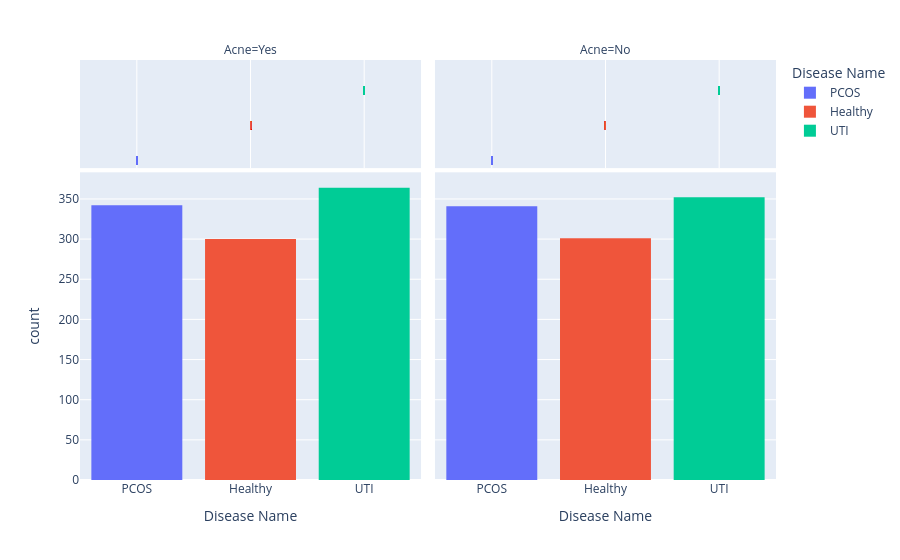

Notebook source saved alongside this figure:
### Markdown cell above
### The insights from the dataset are as follows::

1. **No Null Values**:
   - There are no null values in the dataset, ensuring that machine learning models or data analysis will not encounter issues due to missing data.

2. **Data Distribution**:
   - Since every entry in Disease Name is either 'UTI', 'PCOS', or 'Healthy', and no entries are 'None', you have a balanced dataset in terms of the target variable.

3. **Data Type Efficiency**:
   - Since all columns are of type object, converting columns that are categorical to a more efficient data type like category can reduce memory usage and improve processing speed.

4. **Performance of the Data**:
   - The absence of null values and consistent data types suggest that the dataset is well-prepared for analysis. However, the performance and effectiveness of the dataset in machine learning tasks depend on:

     - **Class Distribution**: Ensure that the target variable (Disease Name) is balanced across classes to avoid biased models.
     - **Feature Relevance**: Check if all features (symptoms) are relevant for predicting the target variable. Feature selection might be needed based on the domain knowledge or data analysis.
     
     - **Data Preprocessing**: Ensure proper encoding for categorical variables if used in machine learning models.

**These insights provide an initial understanding of the dataset's characteristics, missing data, and potential areas for further analysis and model development.**

### Code cell
import plotly.express as px
px.histogram(df,'Disease Name',facet_col='Acne', color='Disease Name', marginal='rug')

### Figure 1 — Plotly figure (JSON) as saved in the notebook; plotly's stock layout.template omitted (floating-point values rounded to 4 significant figures; data arrays with more than 128 entries replaced by an {"elided": "..."} marker saying what was removed)
{"data": [{"bingroup": "x", "hovertemplate": "Disease Name=%{x}<br>Acne=Yes<br>count=%{y}<extra></extra>", "legendgroup": "PCOS", "marker": {"color": "#636efa", "pattern": {"shape": ""}}, "name": "PCOS", "orientation": "v", "showlegend": true, "type": "histogram", "x": {"elided": "342 str values"}, "xaxis": "x", "yaxis": "y"}, {"boxpoints": "all", "fillcolor": "rgba(255,255,255,0)", "hoveron": "points", "hovertemplate": "Disease Name=%{x}<br>Acne=Yes<extra></extra>", "jitter": 0, "legendgroup": "PCOS", "line": {"color": "rgba(255,255,255,0)"}, "marker": {"color": "#636efa", "symbol": "line-ns-open"}, "name": "PCOS", "showlegend": false, "type": "box", "x": {"elided": "342 str values"}, "xaxis": "x3", "yaxis": "y3"}, {"bingroup": "x", "hovertemplate": "Disease Name=%{x}<br>Acne=No<br>count=%{y}<extra></extra>", "legendgroup": "PCOS", "marker": {"color": "#636efa", "pattern": {"shape": ""}}, "name": "PCOS", "orientation": "v", "showlegend": false, "type": "histogram", "x": {"elided": "341 str values"}, "xaxis": "x2", "yaxis": "y2"}, {"boxpoints": "all", "fillcolor": "rgba(255,255,255,0)", "hoveron": "points", "hovertemplate": "Disease Name=%{x}<br>Acne=No<extra></extra>", "jitter": 0, "legendgroup": "PCOS", "line": {"color": "rgba(255,255,255,0)"}, "marker": {"color": "#636efa", "symbol": "line-ns-open"}, "name": "PCOS", "showlegend": false, "type": "box", "x": {"elided": "341 str values"}, "xaxis": "x4", "yaxis": "y4"}, {"bingroup": "x", "hovertemplate": "Disease Name=%{x}<br>Acne=Yes<br>count=%{y}<extra></extra>", "legendgroup": "Healthy", "marker": {"color": "#EF553B", "pattern": {"shape": ""}}, "name": "Healthy", "orientation": "v", "showlegend": true, "type": "histogram", "x": {"elided": "300 str values"}, "xaxis": "x", "yaxis": "y"}, {"boxpoints": "all", "fillcolor": "rgba(255,255,255,0)", "hoveron": "points", "hovertemplate": "Disease Name=%{x}<br>Acne=Yes<extra></extra>", "jitter": 0, "legendgroup": "Healthy", "line": {"color": "rgba(255,255,255,0)"}, "marker": {"color": "#EF553B", "symbol": "line-ns-open"}, "name": "Healthy", "showlegend": false, "type": "box", "x": {"elided": "300 str values"}, "xaxis": "x3", "yaxis": "y3"}, {"bingroup": "x", "hovertemplate": "Disease Name=%{x}<br>Acne=No<br>count=%{y}<extra></extra>", "legendgroup": "Healthy", "marker": {"color": "#EF553B", "pattern": {"shape": ""}}, "name": "Healthy", "orientation": "v", "showlegend": false, "type": "histogram", "x": {"elided": "301 str values"}, "xaxis": "x2", "yaxis": "y2"}, {"boxpoints": "all", "fillcolor": "rgba(255,255,255,0)", "hoveron": "points", "hovertemplate": "Disease Name=%{x}<br>Acne=No<extra></extra>", "jitter": 0, "legendgroup": "Healthy", "line": {"color": "rgba(255,255,255,0)"}, "marker": {"color": "#EF553B", "symbol": "line-ns-open"}, "name": "Healthy", "showlegend": false, "type": "box", "x": {"elided": "301 str values"}, "xaxis": "x4", "yaxis": "y4"}, {"bingroup": "x", "hovertemplate": "Disease Name=%{x}<br>Acne=Yes<br>count=%{y}<extra></extra>", "legendgroup": "UTI", "marker": {"color": "#00cc96", "pattern": {"shape": ""}}, "name": "UTI", "orientation": "v", "showlegend": true, "type": "histogram", "x": {"elided": "364 str values"}, "xaxis": "x", "yaxis": "y"}, {"boxpoints": "all", "fillcolor": "rgba(255,255,255,0)", "hoveron": "points", "hovertemplate": "Disease Name=%{x}<br>Acne=Yes<extra></extra>", "jitter": 0, "legendgroup": "UTI", "line": {"color": "rgba(255,255,255,0)"}, "marker": {"color": "#00cc96", "symbol": "line-ns-open"}, "name": "UTI", "showlegend": false, "type": "box", "x": {"elided": "364 str values"}, "xaxis": "x3", "yaxis": "y3"}, {"bingroup": "x", "hovertemplate": "Disease Name=%{x}<br>Acne=No<br>count=%{y}<extra></extra>", "legendgroup": "UTI", "marker": {"color": "#00cc96", "pattern": {"shape": ""}}, "name": "UTI", "orientation": "v", "showlegend": false, "type": "histogram", "x": {"elided": "352 str values"}, "xaxis": "x2", "yaxis": "y2"}, {"boxpoints": "all", "fillcolor": "rgba(255,255,255,0)", "hoveron": "points", "hovertemplate": "Disease Name=%{x}<br>Acne=No<extra></extra>", "jitter": 0, "legendgroup": "UTI", "line": {"color": "rgba(255,255,255,0)"}, "marker": {"color": "#00cc96", "symbol": "line-ns-open"}, "name": "UTI", "showlegend": false, "type": "box", "x": {"elided": "352 str values"}, "xaxis": "x4", "yaxis": "y4"}], "layout": {"annotations": [{"font": {}, "showarrow": false, "text": "Acne=Yes", "x": 0.245, "xanchor": "center", "xref": "paper", "y": 1, "yanchor": "bottom", "yref": "paper"}, {"font": {}, "showarrow": false, "text": "Acne=No", "x": 0.755, "xanchor": "center", "xref": "paper", "y": 1, "yanchor": "bottom", "yref": "paper"}], "barmode": "relative", "legend": {"title": {"text": "Disease Name"}, "tracegroupgap": 0}, "margin": {"t": 60}, "xaxis": {"anchor": "y", "categoryarray": ["PCOS", "Healthy", "UTI"], "categoryorder": "array", "domain": [0, 0.49], "title": {"text": "Disease Name"}}, "xaxis2": {"anchor": "y2", "categoryarray": ["PCOS", "Healthy", "UTI"], "categoryorder": "array", "domain": [0.51, 1], "matches": "x", "title": {"text": "Disease Name"}}, "xaxis3": {"anchor": "y3", "domain": [0, 0.49], "matches": "x", "showgrid": true, "showticklabels": false}, "xaxis4": {"anchor": "y4", "domain": [0.51, 1], "matches": "x", "showgrid": true, "showticklabels": false}, "yaxis": {"anchor": "x", "domain": [0, 0.7326], "title": {"text": "count"}}, "yaxis2": {"anchor": "x2", "domain": [0, 0.7326], "matches": "y", "showticklabels": false}, "yaxis3": {"anchor": "x3", "domain": [0.7426, 1], "matches": "y3", "showgrid": false, "showline": false, "showticklabels": false, "ticks": ""}, "yaxis4": {"anchor": "x4", "domain": [0.7426, 1], "matches": "y3", "showgrid": false, "showline": false, "showticklabels": false, "ticks": ""}}}
